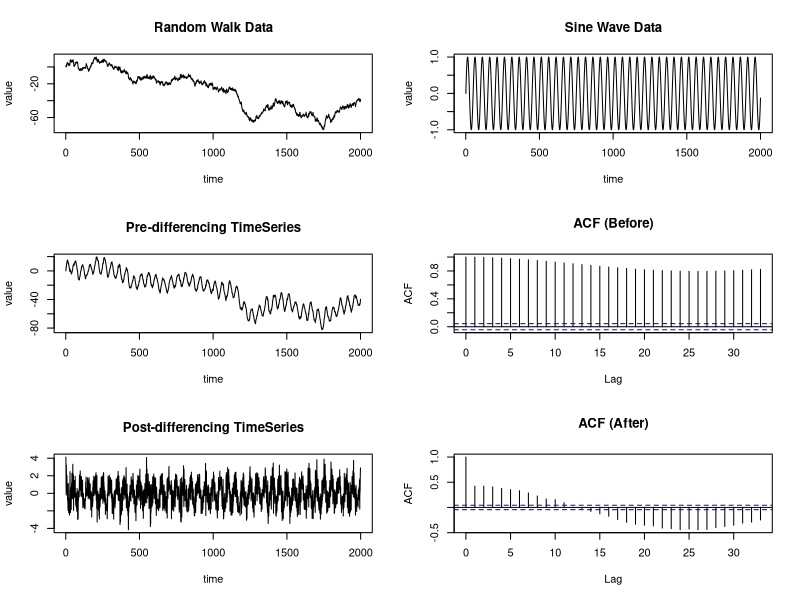

Write R code to recreate this figure.
# Remove all variables from the RStudio Memory
rm(list = ls())
# Remove all visuals from the RStudio Memory
try(dev.off())

x = NULL
y = NULL
z = NULL
x[1] = 0
y[1] = 0

# Create a Random Walk Dataset and a Sine wave Dataset
for(i in 2:2000){
  x[i] = x[i-1]+rnorm(1)
  y[i] = sin(2*3.14*0.02*i)
}
print(x)
# Superimpose Sine wave Dataset on Random Walk
z = x + 10*y

# Create a multivisual plot
par(mfrow = c(3, 2))
plot(ts(x), main='Random Walk Data', xlab='time', ylab='value')
plot(ts(y), main='Sine Wave Data', xlab='time', ylab='value')


plot(ts(z), main='Pre-differencing TimeSeries', xlab='time', ylab='value')
acf(z, type='correlation', main='ACF (Before)')

#apply differencing to remove trend and make the signal stationary

dz = diff(z)
plot(ts(dz), main='Post-differencing TimeSeries', xlab='time', ylab='value')
acf(dz, type='correlation', main='ACF (After)')